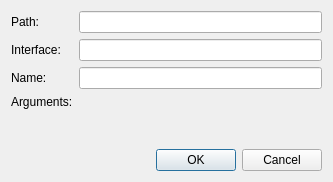
<?xml version="1.0" encoding="UTF-8"?>
<ui version="4.0">
 <class>EmitSignalDialog</class>
 <widget class="QDialog" name="EmitSignalDialog">
  <property name="geometry">
   <rect>
    <x>0</x>
    <y>0</y>
    <width>333</width>
    <height>182</height>
   </rect>
  </property>
  <property name="windowTitle">
   <string>Emit Signal</string>
  </property>
  <layout class="QVBoxLayout" name="verticalLayout">
   <item>
    <layout class="QFormLayout" name="form_layout">
     <item row="0" column="0">
      <widget class="QLabel" name="label">
       <property name="text">
        <string>Path:</string>
       </property>
      </widget>
     </item>
     <item row="1" column="0">
      <widget class="QLabel" name="label_2">
       <property name="text">
        <string>Interface:</string>
       </property>
      </widget>
     </item>
     <item row="2" column="0">
      <widget class="QLabel" name="label_3">
       <property name="text">
        <string>Name:</string>
       </property>
      </widget>
     </item>
     <item row="3" column="0">
      <widget class="QLabel" name="label_4">
       <property name="text">
        <string>Arguments:</string>
       </property>
      </widget>
     </item>
     <item row="0" column="1">
      <widget class="QLineEdit" name="path_edit"/>
     </item>
     <item row="1" column="1">
      <widget class="QLineEdit" name="interface_edit"/>
     </item>
     <item row="2" column="1">
      <widget class="QLineEdit" name="name_edit"/>
     </item>
    </layout>
   </item>
   <item>
    <layout class="QHBoxLayout" name="horizontalLayout">
     <item>
      <spacer name="horizontalSpacer">
       <property name="orientation">
        <enum>Qt::Horizontal</enum>
       </property>
       <property name="sizeHint" stdset="0">
        <size>
         <width>40</width>
         <height>20</height>
        </size>
       </property>
      </spacer>
     </item>
     <item>
      <widget class="QPushButton" name="ok_button">
       <property name="text">
        <string>OK</string>
       </property>
      </widget>
     </item>
     <item>
      <widget class="QPushButton" name="cancel_button">
       <property name="text">
        <string>Cancel</string>
       </property>
      </widget>
     </item>
    </layout>
   </item>
  </layout>
 </widget>
 <resources/>
 <connections/>
</ui>
